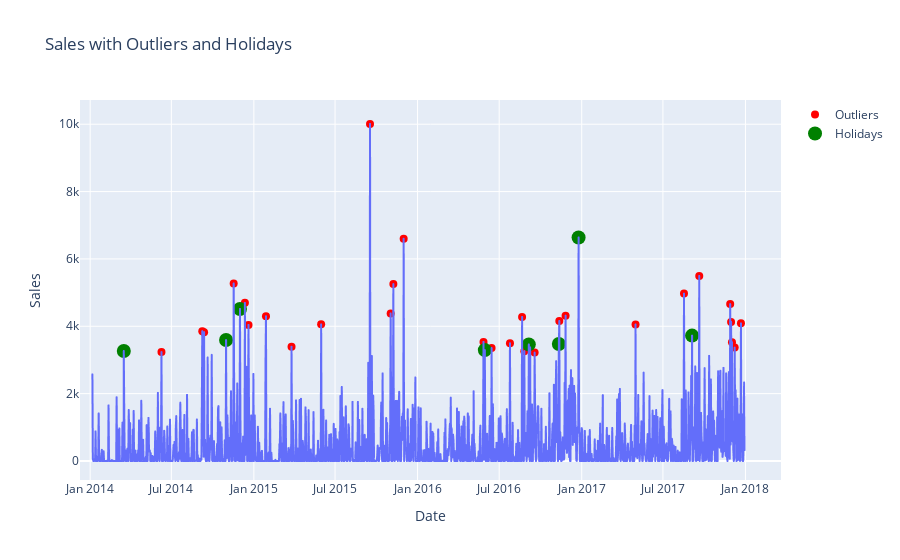

Source (notebook cell):
### Code cell
# Convert the holiday dates to datetime if needed
holidays = pd.to_datetime(holidays)

df_z = adjust_dataset_for_daily_entries(df, 'Order Date')
outliers = identify_outliers(df_z, 'Sales')
outliers_with_holidays = assess_holiday_effect(outliers, 'Order Date', holidays)
plot_outliers_with_holidays(df_z, 'Order Date', 'Sales', outliers_with_holidays)

### Figure 1 — Plotly figure (JSON) as saved in the notebook; plotly's stock layout.template omitted (floating-point values rounded to 4 significant figures; data arrays with more than 128 entries replaced by an {"elided": "..."} marker saying what was removed)
{"data": [{"hovertemplate": "Order Date=%{x}<br>Sales=%{y}<extra></extra>", "legendgroup": "", "line": {"color": "#636efa", "dash": "solid"}, "marker": {"symbol": "circle"}, "mode": "lines", "name": "", "showlegend": false, "type": "scattergl", "x": {"elided": "1455 str values"}, "xaxis": "x", "y": {"elided": "1455 float values"}, "yaxis": "y"}, {"marker": {"color": "red", "size": 8}, "mode": "markers", "name": "Outliers", "type": "scatter", "x": ["2014-03-17T00:00:00", "2014-06-09T00:00:00", "2014-09-08T00:00:00", "2014-09-12T00:00:00", "2014-10-31T00:00:00", "2014-11-17T00:00:00", "2014-12-01T00:00:00", "2014-12-12T00:00:00", "2014-12-20T00:00:00", "2015-01-28T00:00:00", "2015-03-26T00:00:00", "2015-05-31T00:00:00", "2015-09-17T00:00:00", "2015-11-02T00:00:00", "2015-11-08T00:00:00", "2015-12-01T00:00:00", "2016-05-27T00:00:00", "2016-05-30T00:00:00", "2016-06-14T00:00:00", "2016-07-25T00:00:00", "2016-08-21T00:00:00", "2016-08-26T00:00:00", "2016-09-05T00:00:00", "2016-09-08T00:00:00", "2016-09-18T00:00:00", "2016-11-11T00:00:00", "2016-11-12T00:00:00", "2016-11-26T00:00:00", "2016-12-25T00:00:00", "2017-05-01T00:00:00", "2017-08-17T00:00:00", "2017-09-04T00:00:00", "2017-09-20T00:00:00", "2017-11-28T00:00:00", "2017-11-30T00:00:00", "2017-12-02T00:00:00", "2017-12-08T00:00:00", "2017-12-22T00:00:00"], "y": [3265.0, 3234.0, 3855.0, 3826.0, 3591.0, 5270.0, 4514.0, 4696.0, 4040.0, 4298.0, 3394.0, 4057.0, 10010.0, 4379.0, 5252.0, 6601.0, 3536.0, 3292.0, 3354.0, 3495.0, 4276.0, 3262.0, 3462.0, 3375.0, 3219.0, 3473.0, 4158.0, 4315.0, 6637.0, 4052.0, 4970.0, 3723.0, 5496.0, 4659.0, 4130.0, 3528.0, 3368.0, 4086.0]}, {"marker": {"color": "green", "size": 14}, "mode": "markers", "name": "Holidays", "type": "scatter", "x": ["2014-03-17T00:00:00", "2014-10-31T00:00:00", "2014-12-01T00:00:00", "2016-05-30T00:00:00", "2016-09-05T00:00:00", "2016-11-11T00:00:00", "2016-12-25T00:00:00", "2017-09-04T00:00:00"], "y": [3265.0, 3591.0, 4514.0, 3292.0, 3462.0, 3473.0, 6637.0, 3723.0]}], "layout": {"legend": {"tracegroupgap": 0}, "title": {"text": "Sales with Outliers and Holidays"}, "xaxis": {"anchor": "y", "domain": [0, 1], "title": {"text": "Date"}}, "yaxis": {"anchor": "x", "domain": [0, 1], "title": {"text": "Sales"}}}}
